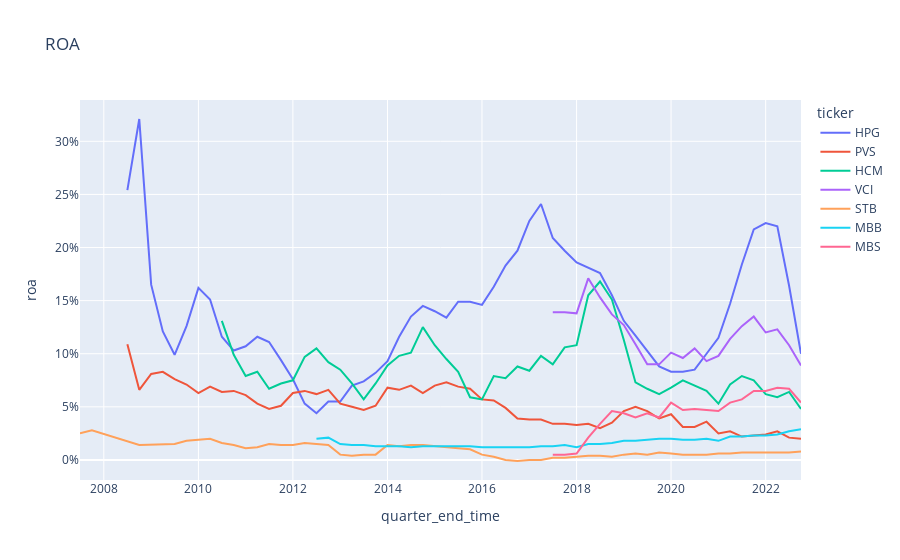

Write notebook code for a chart like this one.
### Markdown cell above
## ROA (Return on Assets)

### Code cell
import seaborn as sns
import plotly.express as px

fig = px.line(
    balancesheet_financialratio_incomestatement_per_group,
    x="quarter_end_time",
    y="roa",
    color="ticker",
    title="ROA",
)
fig.layout.yaxis.tickformat = ',.0%'
fig.show()
